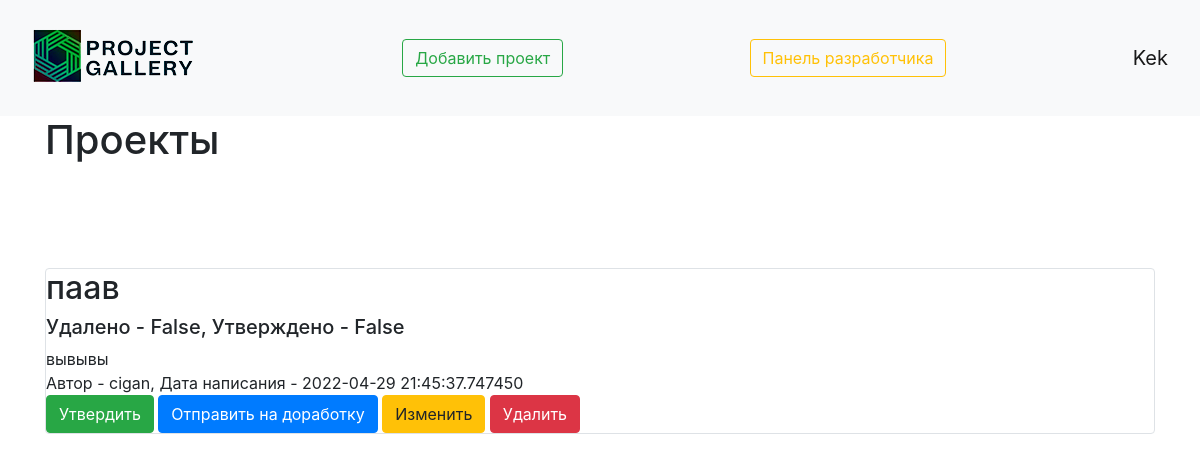
/developer_panel (signed in), run on the app's committed database.
### data/user.py (models this page shows, shortened)
class User(SqlAlchemyBase, UserMixin, SerializerMixin):
    __tablename__ = 'users'
    id = sqlalchemy.Column(sqlalchemy.Integer,
                           primary_key=True, autoincrement=True)
    name = sqlalchemy.Column(sqlalchemy.String, nullable=True)
    about = sqlalchemy.Column(sqlalchemy.String, nullable=True)
    email = sqlalchemy.Column(sqlalchemy.String,
                              index=True, unique=True, nullable=True)
    hashed_password = sqlalchemy.Column(sqlalchemy.String, nullable=True)
    created_date = sqlalchemy.Column(sqlalchemy.DateTime,
                                     default=datetime.datetime.now)
    is_developer = sqlalchemy.Column(sqlalchemy.Boolean, nullable=True, default=False)
    projects = orm.relation("Projects", back_populates='user')
    likes = sqlalchemy.Column(sqlalchemy.Integer)
    dislikes = sqlalchemy.Column(sqlalchemy.Integer)

### data/projects.py (models this page shows)
class Projects(SqlAlchemyBase, SerializerMixin):
    __tablename__ = 'projects'
    id = sqlalchemy.Column(sqlalchemy.Integer,
                           primary_key=True, autoincrement=True)
    title = sqlalchemy.Column(sqlalchemy.String, nullable=True)
    content = sqlalchemy.Column(sqlalchemy.String, nullable=True)
    created_date = sqlalchemy.Column(sqlalchemy.DateTime,
                                     default=datetime.datetime.now)
    is_private = sqlalchemy.Column(sqlalchemy.Boolean, default=True)
    is_confirmed = sqlalchemy.Column(sqlalchemy.Boolean, nullable=True, default=False)
    is_deleted = sqlalchemy.Column(sqlalchemy.Boolean, nullable=True, default=False)
    image = sqlalchemy.Column()
    like = sqlalchemy.Column(sqlalchemy.Integer, default=0)
    dislike = sqlalchemy.Column(sqlalchemy.Integer, default=0)
    user_id = sqlalchemy.Column(sqlalchemy.Integer,
                                sqlalchemy.ForeignKey("users.id"))
    user = orm.relation('User')

### main.py (the view)
@app.route('/developer_panel')
@login_required
def developer_panel():
    if current_user.is_developer:
        db_sess = db_session.create_session()
        if current_user.is_authenticated:
            projects = db_sess.query(Projects).filter(
                (Projects.user == current_user) | (Projects.is_private != True))
        else:
            projects = db_sess.query(Projects).filter((Projects.is_private != True))
        return render_template("index_developer.html", projects=projects)

### data/db_session.py (called while the page is built)
def create_session() -> Session:
    global __factory
    return __factory()

### main.py (called while the page is built)
@login_manager.user_loader
def load_user(user_id):
    db_sess = db_session.create_session()
    return db_sess.query(User).get(user_id)

### templates/index_developer.html (shortened to what this page needs)
{% extends "base.html" %}
{% block content %}
<h1>Проекты</h1>
{% for item in projects%}
{% if item.is_deleted or not item.is_confirmed %}
<div class="col-md6 border rounded">
    <a href="/viewing_project/{{ item.id }}" class="text-decoration-none text-reset"><h2>{{item.title}}</h2></a>
    <h5>Удалено - {{item.is_deleted}}, Утверждено - {{item.is_confirmed}}</h5>
    <div>
        {{item.content}}
    </div>
    <div>
        Автор - {{item.user.name}}, Дата написания - {{item.created_date}}
    </div>
    {% if current_user.is_authenticated %}
    <div>
        {% if not item.is_developer %}
        <a href="/developer_panel/projects_approve/{{ item.id }}" class="btn btn-success">
            Утвердить
        </a>
        <a href="/developer_panel/projects_modification/{{ item.id }}" class="btn btn-primary">
            Отправить на доработку
        </a>
        {% endif %}
        <a href="/projects/{{ item.id }}" class="btn btn-warning">
            Изменить
        </a>
        <a href="/developer_panel/projects_delete/{{ item.id }}" class="btn btn-danger">
            Удалить
        </a>
    </div>
{% endif %}
{% endif %}
</div><br>
{% endfor %}
{% endblock %}

### templates/base.html (shortened to what this page needs)
<!doctype html>
<html lang="en">
<head>
    <link rel="stylesheet"
          href="https://stackpath.bootstrapcdn.com/bootstrap/4.4.1/css/bootstrap.min.css"
>
    <link rel="stylesheet" href="static/css/base.css">
</head>
<body>
<header>
    <nav class="navbar navbar-light bg-light">
        <a href="/"><img src="/static/img/small_logo2.png" alt="здесь должна была быть картинка, но не нашлась"></a>
        <a href="/projects" class="btn btn-outline-success">Добавить проект</a>
        {% if current_user.is_developer %}
        <a href="/developer_panel" class="btn btn-outline-warning">
            Панель разработчика
        </a>
        {% endif %}
        {% if current_user.is_authenticated %}
    <a class="navbar-brand" href="/user_profile">{{ current_user.name }}</a>
{% else %}
    <p>
        <a class="btn btn-primary " href="/register">Зарегистрироваться</a>
        <a class="btn btn-success" href="/login">Войти</a>
    </p>
{% endif %}
    </nav>
</header>
<main role="main" class="container">
    {% block content %}{% endblock %}
</main>
</body>
</html>

### static/css/base.css (style rules this page uses)
header { position: sticky; top: 0; }

### data on the page
User: name "Kek"
Projects: title "паав", is_deleted "False", is_confirmed "False", content "вывывы", user.name "cigan", created_date "2022-04-29 21:45:37.747450"
